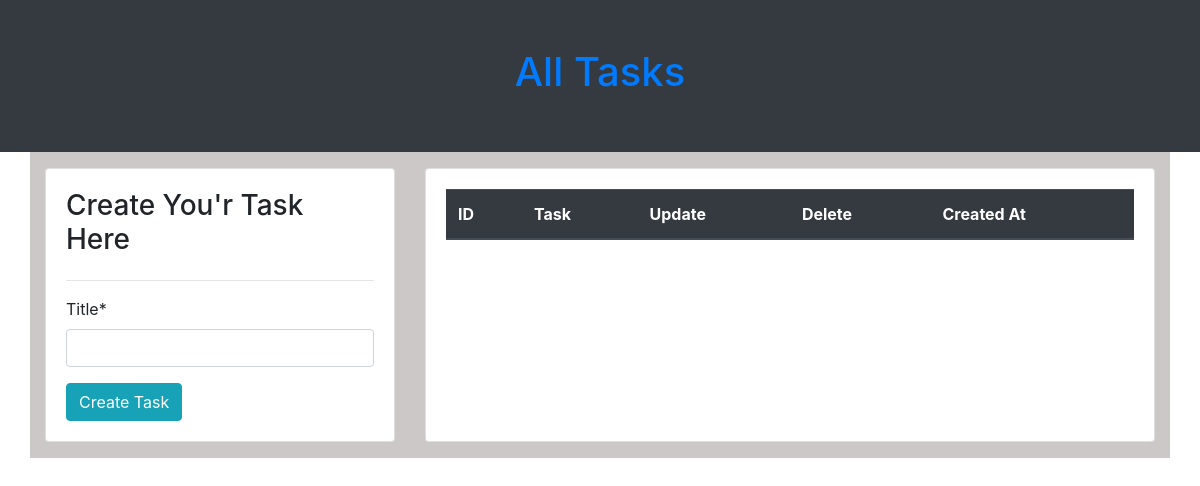
The app's page /, older data.
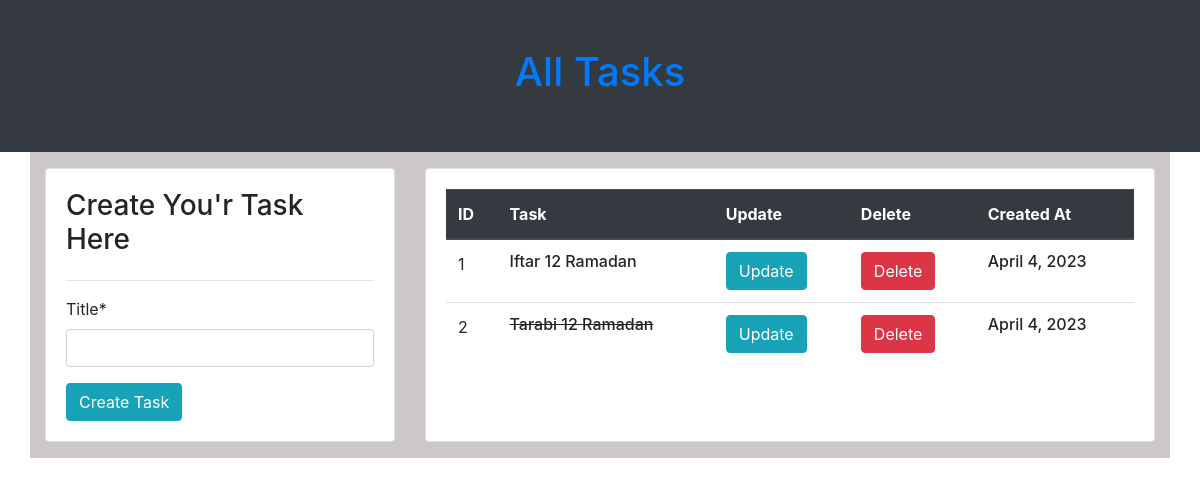
The same page, newer data.
### taskApp/models.py (models this page shows, shortened)
class Task(models.Model):
    title = models.CharField(max_length=255)
    complete = models.BooleanField(default=False)
    created = models.DateTimeField(auto_now_add=True)

### taskApp/views.py (the view)
# urls.py: 2. Add a URL to urlpatterns:  path('', views.home, name='home')
def home(request):
    tasks = Task.objects.all()
    form = CreateTaskForm()
    if request.method == "POST":
        form = CreateTaskForm(request.POST)
        if form.is_valid():
            obj = form.save()
            messages.success(request, f"{obj.title} created cuccessfully")
            return redirect('home')
    context = {
        'task': tasks,
        'form': form,
    }
    return render(request, 'index.html', context)

### taskApp/forms.py
class CreateTaskForm(forms.ModelForm):
    class Meta:
        model = Task
        fields = ['title',]

### Templates/index.html (shortened to what this page needs)
{% extends "base.html" %}
{% load crispy_forms_tags %}
{% block heading %} <a href="{% url 'home' %}"> All Tasks </a>{% endblock heading %}
{% block body %}
<div class="contaner">
    <div class="row">
        <div class="col-md-4 ">
            <div class="card card-body h-100">
                <h3>Create You'r Task Here</h3>
                <hr>
                <form method="POST">
                    {{form|crispy }}
                    <button type="submit" class="btn btn-info">Create Task</button>
                </form>
            </div>
        </div>
        <div class="col-md-8">
            <div class="card card-body h-100">
                <table class="table">
                    <thead class="thead-dark">
                        <tr>
                            <th>ID</th>
                            <th>Task</th>
                            <th>Update</th>
                            <th>Delete</th>
                            <th>Created At</th>
                        </tr>
                    </thead>
                    <tbody>
                        {% for task in task %}
                        <tr>
                            <td scope="row">{{forloop.counter}}</td>
                            {% if task.complete == True %}
                            <td><strike>
                                    <h6> {{task.title}}</h6>
                                </strike></td>
                            {% else %}
                            <td><span>
                                    <h6>{{task.title}}</h6>
                                </span></td>
                            {% endif %}
                            <td><a href="{% url 'updateTask' task.id %}"><button type="button"
                                        class="btn btn-info">Update</button></a></td>
                            <td>
                                <button type="button" class="btn btn-danger" data-toggle="modal"
                                    data-target="#exampleModal_{{ task.id }}">
                                    Delete
                                </button>
                            </td>
                            <td><span>
                                    <h6>{{task.created|date}}</h6>
                                </span></td>
                        </tr>
                        {% endfor %}
                    </tbody>
                </table>
            </div>
        </div>
    </div>
</div>
{% endblock body %}

Row changes from the older to the newer data that the page shows:
added Task: title "Iftar 12 Ramadan", created "April 4, 2023"
added Task: title "Tarabi 12 Ramadan", created "April 4, 2023"
